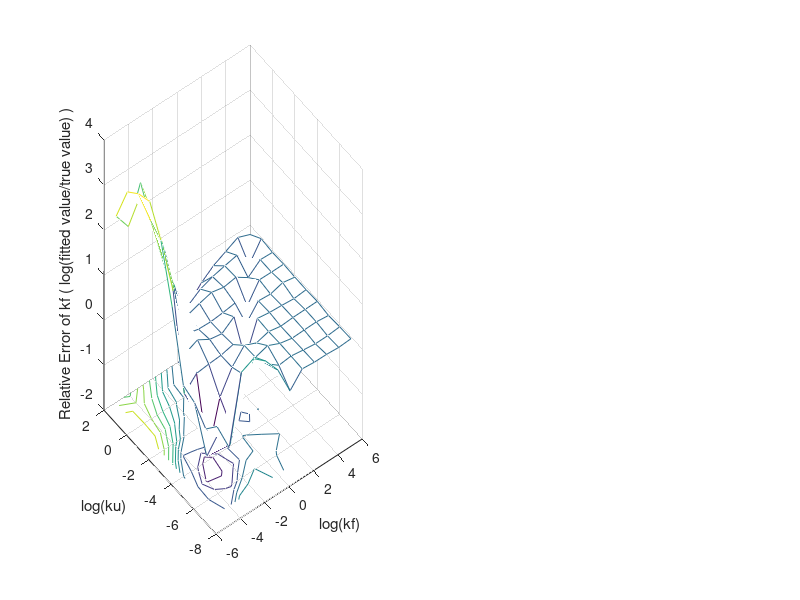

Source code (MATLAB): (Note: this script raises an error after producing the figure.)
%// According to the result of 2005-07-25 by Method C:

%// ku: 1e-6 to 1e0;
%// kf: 1e-4 to 1e2; 
hold off

ku=[-7:2];
kf=[-5:6];

%// The matrix is arranged by [ku * kf] ([row * col])
%//DATA as of 2005-07-28:
errorKf=[ -0.06375718	-0.7068105	0.7881724	0.9171223	0.6860474	0.3106347	-0.3269811	-0.01351985	-0.04128129	-0.04369263	-0.06530893	-0.04895324
-0.3944452	-0.6893784	-1.091664	0.0137088	0.4984172	0.1749323	-0.03463141	-0.004573817	-0.04726658	-0.08377277	-0.08205543	-0.05749829
-0.0867746	-1.452531	-1.48999	-1.13363	-0.1592055	0.0455108	0.1278896	0.00124667	-0.06045999	-0.05274858	-0.04816664	-0.08098605
0.0204555	-0.7262371	-1.868787	-0.7655466	-0.2758014	0.03378722	-0.08645084	-0.01144234	-0.0672149	-0.04960077	-0.04659728	-0.04208843
1.492068	-0.6106653	-0.3364827	-0.3051799	-0.285848	-0.2225557	-0.7153254	0.006013013	-0.03612605	-0.05592411	-0.08260132	-0.05868391
2.687064	1.400751	-0.1673827	-0.04111022	-0.206062	-0.2565995	-0.05708669	-0.3866692	-0.05515203	-0.07884146	-0.001177684	-0.05445145
3.281192	2.202336	0.9972228	-0.1855892	-0.2547771	-0.2666982	-0.2408773	-0.2029408	-0.4439765	-0.03779287	-0.04227241	-0.0410746
3.179018	2.402916	1.400448	0.5634004	-0.2254476	-0.1356092	-0.06329729	-0.1252965	-0.07989332	-0.2630936	-0.0415937	-0.05547174
2.946782	2.640013	1.887753	0.830828	-0.19843	-0.4522068	-0.2667962	-0.1658368	-0.1014329	-0.04374521	-0.4330051	-0.02484985
2.131396	1.725969	2.528267	1.644834	0.6462845	-0.4435154	-0.8554146	-0.5779562	-0.3718129	-0.2332647	-0.09727826	-0.2074325];

errorKu=[ 0.005777144	0.0889029	0.1905155	-1.369251	-1.474985	-1.238618	-0.3449659	0.3862262	0.4225664	3.153316	3.073869	3.94735
-0.3740535	-0.6129202	-0.4236076	-0.3108821	-1.496547	-1.506707	-1.425977	-0.1872248	0.4102762	1.440729	3.24397	3.627087
-0.09042472	-1.431283	-1.406181	-0.3710708	0.3838573	-0.9381695	-2.32665	-1.471191	-0.1400359	-0.06699307	0.8574541	2.435801
-2.927304e-004	-0.7270801	-1.834274	-0.6336631	-0.06329003	0.6306992	-1.158077	-2.228563	-1.599558	-0.002932714	0.08814253	0.914345
1.017421	-0.6261302	-0.3290903	-0.2177939	-0.05489412	0.03503129	0.03070734	-1.218322	-2.05563	-1.33252	-0.6036204	0.2966945
1.902476	0.9879054	-0.1514979	-0.02083915	-0.02868385	0.002098314	0.2205714	0.33754	-1.159821	-2.264777	-1.580855	-0.3235795
1.328874	1.243566	1.156642	0.1740225	-0.08037422	0.02088967	0.0555105	0.04094541	0.5625563	-0.9571199	-1.68341	-1.415855
0.549781	0.3673027	0.3878468	0.4408608	0.4558891	0.3794535	0.3481578	0.1676184	0.1779978	0.4641502	-1.0658	-2.159164
0.0005633751	0.02510332	0.04449733	0.1171252	0.2727767	0.2321992	0.369691	0.2294375	0.1655754	0.19681	0.4346993	-1.140933
0.7619729	0.4399006	-0.01371712	-0.07017578	-0.01828229	-0.02532933	0.1338884	0.184742	0.02755413	0.07297773	0.1752164	0.2638458];

%////////////////////////////////////////////////////////////////////////////////////////////////////////////////////        
[X,Y]=meshgrid(kf,ku);

%// Plot 3-D error gragh:
subplot(1,2,1);
meshc(X,Y,errorKf)
ylabel('log(ku)');
xlabel('log(kf)');
zlabel('Relative Error of kf ( log(fitted value/true value) )');
COLORBAR('horizon');

subplot(1,2,2);
meshc(X,Y,errorKu)
ylabel('log(ku)');
xlabel('log(kf)');
zlabel('Relative Error of ku ( log(fitted value/true value) )');
COLORBAR('horizon');


%////////////////////////////////////////////////////////////////////////////////////////////////////////////////////    
% %//Contour Graph:
% subplot(1,2,1);
% [C,h]=contourf(X,Y,errorKf,[-3,-2,-1,-0.5,0,0.5,1,2,3]);
% clabel(C);
% ylabel('log(ku)');
% xlabel('log(kf)');
% COLORBAR('vert');
% title('Relative Error of kf ( log(fitted value/true value) )');
% 
% subplot(1,2,2);
% [C,h]=contourf(X,Y,errorKu,[-3,-2,-1,-0.5,0,0.5,1,2,3]);
% clabel(C);
% ylabel('log(ku)');
% xlabel('log(kf)');
% COLORBAR('vert');
% title('Relative Error of ku ( log(fitted value/true value) )');


%////////////////////////////////////////////////////////////////////////////////////////////////////////////////////    
% 
% 
% subplot(1,2,1);
% caxis manual
% caxis([-3 1]);
% pcolor(errorKf)
% colorbar('vert')
% v1=caxis
% 
% subplot(1,2,2);
% pcolor(errorKu)
% colorbar('vert')
% v2=caxis





